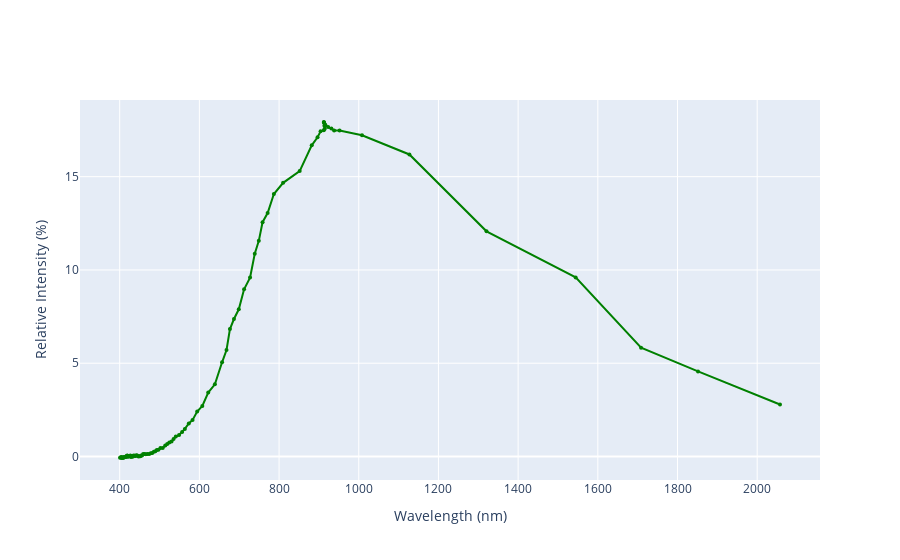

Write notebook code for a chart like this one.
### Markdown cell above
### Graficamos la Intensidad Relativa vs Longitud de Onda (nm) de 400-2500 nm usando la columna 23 pero filtrando los datos para quitar valores espurios

### Code cell
import plotly

import plotly.graph_objects as go
import plotly.offline as pyo
from plotly.offline import init_notebook_mode
 
init_notebook_mode(connected=True)
import numpy as np
j =1
old = 0
X_filtered=[]
Y_filtered=[]
for i in X:
  if j < len(X)-1:
    j+=1
    if (X[j] is not None and Y[j] is not None):
      if (float(X[j]) != old ):
        old = float(X[j])
        X_filtered.append(float(X[j]))
        Y_filtered.append(float(Y[j]))
fig = go.Figure(data=go.Scatter(x=X_filtered, y=Y_filtered, mode='lines+markers',marker=dict(color='green',symbol='circle', size=4,)))
fig.update_layout(xaxis_title="Wavelength (nm)",yaxis_title="Relative Intensity (%)")
fig.show()

### Figure 1 — Plotly figure (JSON) as saved in the notebook; plotly's stock layout.template omitted (floating-point values rounded to 4 significant figures)
{"data": [{"marker": {"color": "green", "size": 4, "symbol": "circle"}, "mode": "lines+markers", "type": "scatter", "x": [400.8, 402.4, 403.9, 405.4, 406.9, 408.0, 409.1, 410.3, 411.7, 413.0, 414.3, 415.7, 417.0, 417.8, 418.7, 419.6, 420.6, 421.6, 422.6, 423.5, 424.5, 425.6, 426.8, 428.4, 430.3, 432.5, 434.7, 436.7, 438.2, 439.8, 441.6, 444.1, 447, 449.4, 451.7, 453.8, 456.2, 458.9, 462.1, 465.6, 469.7, 474.0, 477.9, 481.8, 485.8, 489.6, 493.1, 497.2, 502.3, 508.0, 514.3, 519.4, 524.5, 530.1, 535.2, 540.9, 549.0, 556.8, 563.5, 573.4, 582.9, 594.5, 607.4, 622.2, 638.9, 656.9, 668.1, 676.7, 686.8, 698.9, 712.2, 727.1, 739.0, 749.1, 758.6, 771.3, 787.0, 810.2, 851.7, 882.0, 896.5, 904.2, 912.4, 914.8, 913.7, 913.0, 912.4, 912.7, 916.1, 923.1, 931.3, 938.1, 951.8, 1008.0, 1127.0, 1321.0, 1544.0, 1709.0, 1852.0, 2057.0], "y": [-0.06, -0.05, -0.03, -0.08, -0.04, -0.06, -0.07, -0.05, -0.03, -0.03, -0.01, -0.02, 0.02, 0.02, 0.06, 0.01, -0.01, 0.02, 0.01, 0.01, 0.03, 0.01, 0.05, -0.03, 0.01, -0.01, 0.06, 0.04, 0.04, 0.03, 0.07, 0.05, 0, 0.02, 0.02, 0.05, 0.06, 0.14, 0.14, 0.12, 0.13, 0.14, 0.17, 0.19, 0.25, 0.28, 0.35, 0.36, 0.45, 0.46, 0.59, 0.67, 0.75, 0.81, 0.94, 1.07, 1.15, 1.32, 1.48, 1.77, 1.96, 2.41, 2.71, 3.43, 3.87, 5.05, 5.71, 6.83, 7.37, 7.89, 8.96, 9.59, 10.87, 11.56, 12.56, 13.05, 14.07, 14.67, 15.3, 16.68, 17.11, 17.43, 17.49, 17.57, 17.73, 17.89, 17.93, 17.9, 17.78, 17.66, 17.58, 17.48, 17.47, 17.22, 16.19, 12.07, 9.6, 5.83, 4.56, 2.79]}], "layout": {"autosize": true, "xaxis": {"autorange": true, "range": [302.0, 2156.0], "title": {"text": "Wavelength (nm)"}, "type": "linear"}, "yaxis": {"autorange": true, "range": [-1.465, 19.32], "title": {"text": "Relative Intensity (%)"}, "type": "linear"}}}
